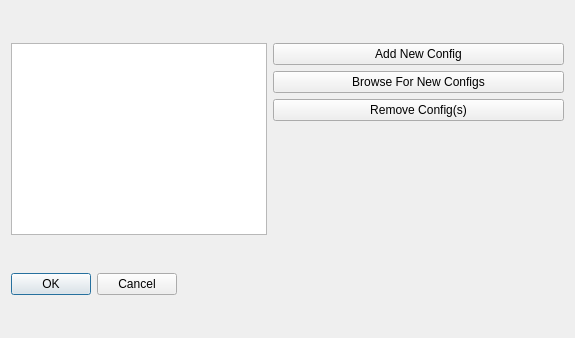
<?xml version="1.0" encoding="UTF-8"?>
<ui version="4.0">
 <class>Dialog</class>
 <widget class="QDialog" name="Dialog">
  <property name="geometry">
   <rect>
    <x>0</x>
    <y>0</y>
    <width>575</width>
    <height>338</height>
   </rect>
  </property>
  <property name="windowTitle">
   <string>Dialog</string>
  </property>
  <layout class="QFormLayout" name="formLayout">
   <item row="0" column="1">
    <layout class="QVBoxLayout" name="verticalLayout">
     <property name="sizeConstraint">
      <enum>QLayout::SizeConstraint::SetFixedSize</enum>
     </property>
     <item>
      <widget class="QPushButton" name="addNewConfigBtn">
       <property name="text">
        <string>Add New Config</string>
       </property>
      </widget>
     </item>
     <item>
      <widget class="QPushButton" name="browseConfigBtn">
       <property name="text">
        <string>Browse For New Configs</string>
       </property>
      </widget>
     </item>
     <item>
      <widget class="QPushButton" name="removeConfigsBtn">
       <property name="text">
        <string>Remove Config(s)</string>
       </property>
      </widget>
     </item>
    </layout>
   </item>
   <item row="2" column="0">
    <widget class="QDialogButtonBox" name="buttonBox">
     <property name="orientation">
      <enum>Qt::Orientation::Horizontal</enum>
     </property>
     <property name="standardButtons">
      <set>QDialogButtonBox::StandardButton::Cancel|QDialogButtonBox::StandardButton::Ok</set>
     </property>
    </widget>
   </item>
   <item row="0" column="0">
    <widget class="QListWidget" name="configsList">
     <property name="acceptDrops">
      <bool>true</bool>
     </property>
     <property name="selectionMode">
      <enum>QAbstractItemView::SelectionMode::MultiSelection</enum>
     </property>
     <property name="selectionRectVisible">
      <bool>true</bool>
     </property>
    </widget>
   </item>
  </layout>
 </widget>
 <resources/>
 <connections>
  <connection>
   <sender>buttonBox</sender>
   <signal>accepted()</signal>
   <receiver>Dialog</receiver>
   <slot>accept()</slot>
   <hints>
    <hint type="sourcelabel">
     <x>248</x>
     <y>254</y>
    </hint>
    <hint type="destinationlabel">
     <x>157</x>
     <y>274</y>
    </hint>
   </hints>
  </connection>
  <connection>
   <sender>buttonBox</sender>
   <signal>rejected()</signal>
   <receiver>Dialog</receiver>
   <slot>reject()</slot>
   <hints>
    <hint type="sourcelabel">
     <x>316</x>
     <y>260</y>
    </hint>
    <hint type="destinationlabel">
     <x>286</x>
     <y>274</y>
    </hint>
   </hints>
  </connection>
 </connections>
</ui>
